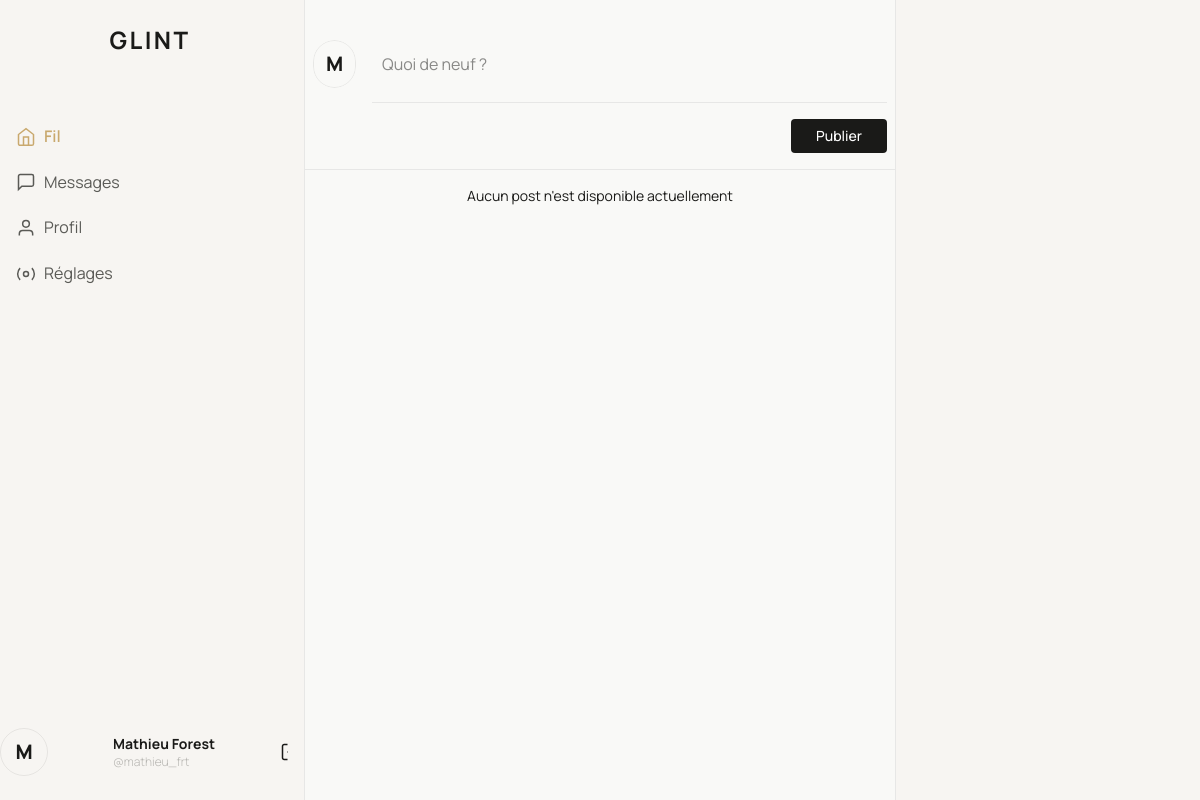
The page /dashboard (signed in) on the database as committed earlier.
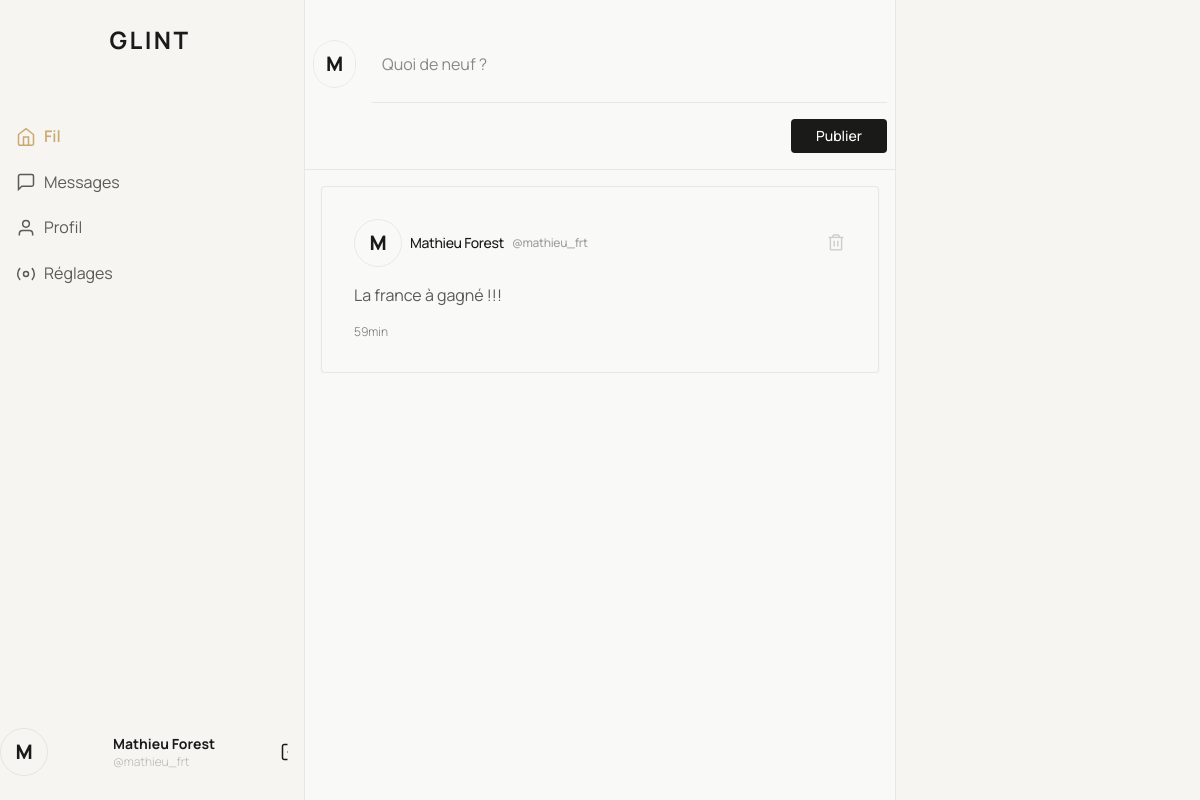
The same page on the database as committed later.
### app/models/User.py (models this page shows, shortened)
class User(database.Model):
    __tablename__ = "users"
    id: Mapped[int] = mapped_column(primary_key=True)
    name: Mapped[str] = mapped_column(String(80), nullable=False)
    username: Mapped[str] = mapped_column(String(80), unique=True, nullable=False)
    email: Mapped[str] = mapped_column(String(120), unique=True, nullable=False)
    password: Mapped[str] = mapped_column(String(255), nullable=False)
    biography: Mapped[str] = mapped_column(Text, default="", server_default="")
    location: Mapped[str] = mapped_column(String(120), default="", server_default="")
    banner: Mapped[str] = mapped_column(String(255), default="", server_default="")
    avatar: Mapped[str] = mapped_column(String(255), default="", server_default="")
    created_at: Mapped[datetime] = mapped_column(DateTime, default=datetime.utcnow)
    updated_at: Mapped[Optional[datetime]] = mapped_column(DateTime, default=datetime.utcnow, onupdate=datetime.utcnow)
    posts: Mapped[List["Post"]] = relationship("Post", back_populates="author", lazy="dynamic")
    comments: Mapped[List["Comment"]] = relationship("Comment", back_populates="author", lazy="dynamic")
    likes: Mapped[List["Like"]] = relationship("Like", back_populates="user", lazy="dynamic")
    reposts: Mapped[List["Repost"]] = relationship("Repost", back_populates="user", lazy="dynamic")
    following: Mapped[List["Follow"]] = relationship("Follow", back_populates="follower", lazy="dynamic",
                                                     foreign_keys="Follow.follower_id")
    followers: Mapped[List["Follow"]] = relationship("Follow", back_populates="followed", lazy="dynamic",
                                                     foreign_keys="Follow.followed_id")
    @property
    def followers_count(self) -> int:
        return self.followers.count()
    @property
    def following_count(self) -> int:
        return self.following.count()
    def to_dict(self) -> dict:
        return {
            "id": self.id,
            "name": self.name,
            "username": self.username,
            "email": self.email,
            "biography": self.biography,
            "location": self.location,
            "banner": self.banner,
            "avatar": self.avatar,
            "followers_count": self.followers_count,
            "following_count": self.following_count,
            "created_at": self.created_at.isoformat(),
        }

### app/models/Post.py (models this page shows, shortened)
class Post(database.Model):
    __tablename__ = "post"
    id: Mapped[int] = mapped_column(primary_key=True)
    title: Mapped[str] = mapped_column(String(255), nullable=False, default="")
    content: Mapped[str] = mapped_column(Text, nullable=False)
    author_id: Mapped[int] = mapped_column(ForeignKey("users.id"), nullable=False)
    created_at: Mapped[datetime] = mapped_column(DateTime, default=datetime.utcnow)
    updated_at: Mapped[Optional[datetime]] = mapped_column(DateTime, default=datetime.utcnow, onupdate=datetime.utcnow)
    author: Mapped["User"] = relationship("User", back_populates="posts")
    comments: Mapped[List["Comment"]] = relationship("Comment", back_populates="post", lazy="dynamic",
                                                     cascade="all, delete-orphan")
    likes: Mapped[List["Like"]] = relationship("Like", back_populates="post", lazy="dynamic",
                                               cascade="all, delete-orphan")
    reposts: Mapped[List["Repost"]] = relationship("Repost", back_populates="post", lazy="dynamic",
                                                   cascade="all, delete-orphan")
    @property
    def like_count(self) -> int:
        return self.likes.count()
    @property
    def comment_count(self) -> int:
        return self.comments.count()
    @property
    def repost_count(self) -> int:
        return self.reposts.count()
    def is_liked_by(self, user: "User") -> bool:
        return self.likes.filter_by(user_id=user.id).first() is not None
    def is_reposted_by(self, user: "User") -> bool:
        return self.reposts.filter_by(user_id=user.id).first() is not None
    def to_dict(self, current_user=None) -> dict:
        data = {
            "id": self.id,
            "title": self.title,
            "content": self.content,
            "author": self.author.to_dict(),
            "like_count": self.like_count,
            "comment_count": self.comment_count,
            "repost_count": self.repost_count,
            "created_at": self.created_at.isoformat(),
            "updated_at": self.updated_at.isoformat() if self.updated_at else None,
            "is_liked": self.is_liked_by(current_user) if current_user else False,
            "is_reposted": self.is_reposted_by(current_user) if current_user else False,
        }
        return data

### app/routes/dashboard.py (the view)
@dashboard_bp.route("/dashboard", methods=["GET", "POST"])
@login_required
def index(current_user):
    tab = request.args.get("tab", "fill")
    if tab == "fill":
        return DashboardController.fill(current_user)
    return DashboardController.index(current_user, tab)

### app/templates/dashboard/index.html
{% extends 'layout.html' %}
{% from 'components/layout/dashboard_headers.html' import DashboardHeaders %}
{% set active_tab = tab %}
{% block content %}
    <section
            class="h-screen max-w-7xl mx-auto grid grid-cols-4 gap-4 animate-in fade-in slide-in-from-bottom-5 duration-1000">
        <div class="col-span-1">
            {{ DashboardHeaders(user=current_user, active_tab=active_tab) }}
        </div>
        <div class="col-span-2">
            {% if tab == "fill" %}
                {% include "dashboard/tab/fill.html" %}
            {% endif %}
        </div>
        <div class="col-span-1">
        </div>
    </section>
{% endblock %}

### app/templates/components/layout/dashboard_headers.html
{% from "components/ui/icons.html" import Icon %}
{% set nav_items = [
    {"name": "Fil",       "icon": "fill",     "url": "fill"},
    {"name": "Messages",  "icon": "messages", "url": "messages"},
    {"name": "Profil",    "icon": "profil",  "url": "profil"},
    {"name": "Réglages",  "icon": "settings", "url": "settings"},
] %}
{% macro DashboardHeaders(user={}, active_tab="fill") %}
    <header class="flex flex-col items-center justify-start py-6 w-75 h-full animate-in slide-in-from-left-5 fade-in duration-500">
        <h1 class="uppercase font-bold text-2xl tracking-widest">Glint</h1>
        <aside class="flex flex-col justify-between items-center gap-4 mt-16 h-full w-full">
            <nav class="flex flex-col justify-start items-start gap-1 w-full">
                {% for item in nav_items %}
                    <a href="{{ url_for('dashboard.index', tab=item.url) }}"
                       class="flex gap-2 items-center px-4 py-2 transition-all duration-300 w-full {{ 'text-primary font-semibold' if active_tab == item.url else 'text-text-2' }}">
                        {{ Icon(item.icon, cls="w-5 h-5 " + ("stroke-gold" if active_page == item.icon else "")) }}
                        {{ item.name }}
                    </a>
                {% endfor %}
            </nav>
            <div class="flex items-center justify-between gap-2 w-full">
                {% if user.avatar %}
                    <div class="border border-border cursor-pointer h-12 w-12">
                        <img src="static/uploads/avatar/{{ user.avatar }}" alt="{{ user.name }}"/>
                    </div>
                {% else %}
                    <div class="border border-border cursor-pointer h-12 w-12 rounded-full flex items-center justify-center">
                        <p class="text-xl font-black text-text-1">
                            {{ user.name[0] }}
                        </p>
                    </div>
                {% endif %}
                <div class="flex flex-col items-start gap-0">
                    <p class="text-text-1 font-bold text-sm">{{ user.name }}</p>
                    <p class="text-text-2/40 font-light text-xs">@{{ user.username }}</p>
                </div>
                <a href="{{ url_for('auth.logout') }}">
                    {{ Icon("logout", cls="w-5 h-5 hover:stroke-primary duration-300 transition-colors cursor-pointer") }}
                </a>
            </div>
        </aside>
    </header>
{% endmacro %}

### app/templates/components/ui/icons.html
{% macro Icon(name, cls="w-5 h-5") %}
    {% if name == "fill" %}
        <svg class="{{ cls }}" fill="none" stroke="currentColor" stroke-width="1.8" viewBox="0 0 24 24">
            <path d="M3 9l9-7 9 7v11a2 2 0 0 1-2 2H5a2 2 0 0 1-2-2z"/>
            <polyline points="9 22 9 12 15 12 15 22"/>
        </svg>
    {% elif name == "messages" %}
        <svg class="{{ cls }}" fill="none" stroke="currentColor" stroke-width="1.8" viewBox="0 0 24 24">
            <path d="M21 15a2 2 0 0 1-2 2H7l-4 4V5a2 2 0 0 1 2-2h14a2 2 0 0 1 2 2z"/>
        </svg>
    {% elif name == "profil" %}
        <svg class="{{ cls }}" fill="none" stroke="currentColor" stroke-width="1.8" viewBox="0 0 24 24">
            <path d="M20 21v-2a4 4 0 0 0-4-4H8a4 4 0 0 0-4 4v2"/>
            <circle cx="12" cy="7" r="4"/>
        </svg>
    {% elif name == "settings" %}
        <svg class="{{ cls }}" fill="none" stroke="currentColor" stroke-width="1.8" viewBox="0 0 24 24">
            <circle cx="12" cy="12" r="3"/>
            <path d="M19.07 4.93a10 10 0 0 1 0 14.14M4.93 4.93a10 10 0 0 0 0 14.14"/>
        </svg>
    {% elif name == "logout" %}
        <svg class="{{ cls }}" fill="none" stroke="currentColor" stroke-width="1.8" viewBox="0 0 24 24">
            <path d="M9 21H5a2 2 0 0 1-2-2V5a2 2 0 0 1 2-2h4"/>
            <polyline points="16 17 21 12 16 7"/>
            <line x1="21" y1="12" x2="9" y2="12"/>
        </svg>
    {% elif name == "delete" %}
        <svg class="{{ cls }}" fill="none" stroke="currentColor" stroke-width="1.8"
             viewBox="0 0 256 256">
            <path d="M216,52H172V40a20,20,0,0,0-20-20H104A20,20,0,0,0,84,40V52H40a4,4,0,0,0,0,8H52V208a12,12,0,0,0,12,12H192a12,12,0,0,0,12-12V60h12a4,4,0,0,0,0-8ZM92,40a12,12,0,0,1,12-12h48a12,12,0,0,1,12,12V52H92ZM196,208a4,4,0,0,1-4,4H64a4,4,0,0,1-4-4V60H196ZM108,104v64a4,4,0,0,1-8,0V104a4,4,0,0,1,8,0Zm48,0v64a4,4,0,0,1-8,0V104a4,4,0,0,1,8,0Z"></path>
        </svg>
    {% endif %}
{% endmacro %}

### app/templates/dashboard/tab/fill.html (shortened to what this page needs)
{% from "components/ui/input.html" import Input %}
{% from "components/ui/button.html" import Button %}
{% from "components/ui/flash.html" import Flash %}
{% from "components/ui/posts_cards.html" import PostCards %}
{% block content %}
    <section
            class="flex flex-col items-center justify-start py-6 border-x border-border w-full bg-glass min-h-screen overflow-auto animate-in fade-in slide-in-from-bottom-5 duration-1000">
        <div class="flex items-start justify-between gap-4 w-full px-2 border-b border-border py-4">
            <div class="rounded-full flex items-center justify-center h-12 w-12">
                {% if current_user.avatar %}
                    <div class="border border-border cursor-pointer h-12 w-12">
                        <img src="static/uploads/avatar/{{ current_user.avatar }}" alt="{{ current_user.name }}"/>
                    </div>
                {% else %}
                    <div class="border border-border cursor-pointer h-12 w-12 rounded-full flex items-center justify-center">
                        <p class="text-xl font-black text-text-1">
                            {{ current_user.name[0] }}
                        </p>
                    </div>
                {% endif %}
            </div>
            <form action="{{ url_for("dashboard.index") }}" method="POST"
                  class="flex flex-col items-end justify-center w-full gap-4">
                {{ Input(required=true, placeholder="Quoi de neuf ?", name="post_content", cls="w-full pb-6 border-b border-border outline-none focus:outline-none focus:ring-0 focus:ring-offset-0") }}
                <div class="flex items-center justify-end w-full">
                    {{ Button(label="Publier", variant="gold", type="submit", cls="rounded-sm px-6 py-4 text-sm bg-text-1 text-card hover:bg-primary/50 transition-all duration-300 cursor-pointer") }}
                </div>
            </form>
        </div>
        <div class="flex flex-col items-center gap-4 w-full mt-4 px-4">
            {% if posts | length < 1 %}
                <p class="text-sm text-text-1">Aucun post n'est disponible actuellement</p>
            {% else %}
                {% for post in posts %}
                    {{ PostCards(post, current_user) }}
                {% endfor %}
            {% endif %}
        </div>
    </section>
{% endblock %}

### app/templates/components/ui/posts_cards.html
{% from "components/ui/icons.html" import Icon %}
{% macro PostCards(item={}, current_user={}) %}
    <div class="flex flex-col justify-center items-start w-full p-8 border border-border rounded-sm shadow-xs">
        <div class="flex items-center justify-between gap-2 w-full">
            <div class="flex items-center gap-2">
                {% if item.author.avatar %}
                    <div class="border border-border cursor-pointer h-12 w-12">
                        <img src="static/uploads/avatar/{{ item.author.avatar }}" alt="{{ item.author.name }}"/>
                    </div>
                {% else %}
                    <div class="border border-border cursor-pointer h-12 w-12 rounded-full flex items-center justify-center">
                        <p class="text-xl font-black text-text-1">
                            {{ item.author.name[0] }}
                        </p>
                    </div>
                {% endif %}
                <div class="flex items-center gap-2">
                    <p class="text-text-1 font-medium tracking-tight text-sm">{{ item.author.name }}</p>
                    <p class="text-text-1/40 font-medium tracking-tight text-xs">@{{ item.author.username }}</p>
                </div>
            </div>
            {% if item.author.id == current_user.id %}
                <a class="flex items-center" href="{{ url_for('dashboard.delete_post', post_id=item.id) }}"
                   onclick="return confirm('Êtes-vous sûr de vouloir supprimer ce post ?')">
                    {{ Icon("delete", cls="w-5 h-5 hover:stroke-destructive duration-300 transition-colors cursor-pointer") }}
                </a>
            {% endif %}
        </div>
        <p class="my-4 text-text-2 font-normal text-md">{{ item.content }}</p>
        <p class="text-xs font-light text-text-1/60">{{ item.created_at | timeago }}</p>
    </div>
{% endmacro %}

Rows that differ between the two databases and show on the page:
added Post: {{ item.author.name[0] }} "M", {{ item.author.name }} "Mathieu Forest", {{ item.author.username }} "mathieu_frt", content "La france à gagné !!!", created_at "59min"
Other text that changed with them:
text no longer shown: "Aucun post n'est disponible actuellement"
